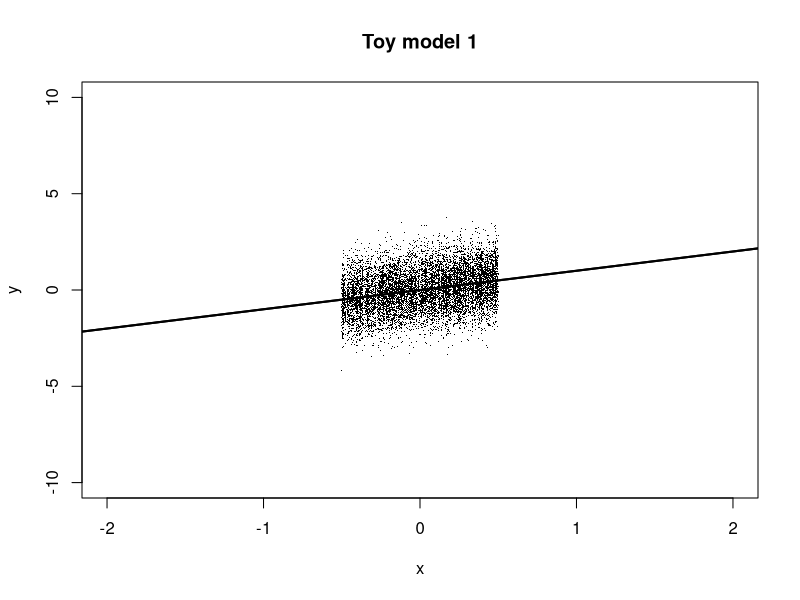

Here is the R script that generated this plot: (Note: a time limit stopped this script after it produced the figure.)
############
## Theory for mispecified
############


bt <- 1
ffun <- function(v) {
  bt * v
}
xs <- runif(1e6) - .5
ys <- ffun(xs)
sigma2_x <- 1
sigma2_eps <- 1
library(class)

pdf("paper/toy3c_plot.pdf")
xgrid <- seq(-3, 3, .01)
xs <- rep(runif(1000) - .5, each = 10)
ys <- ffun(xs) + rnorm(length(xs))
plot(xs, ys, xlab = "x", ylab = "y", pch = ".", cex = 1, xlim = c(-2, 2), ylim = c(-10, 10))
lines(xgrid, ffun(xgrid), lwd = 2)
title("Toy model 1")
abline(0, bt, lwd = 2)
dev.off()

## empirical misclassification rate
simulate <- function(al, k_cl, n_trials, seed = 0) {
  set.seed(seed)
  mrs <- numeric(n_trials)
  for (i in 1:n_trials) {
    xs <- 3 * (runif(k_cl) - .5)
    ys <- ffun(xs) + rnorm(k_cl, 0, sqrt(sigma2_eps))
    yhats <- xs * al
    te_cl <- knn(t(t(yhats)), t(t(ys)), 1:k_cl, k = 1)
    mr <- sum(te_cl != 1:k_cl)/k_cl
    mrs[i] <- mr
  }
  mrs 
}


bts <- seq(0.9, 1.1, 0.01)
bts

#mc2 <- sapply(bts, function(bt) mean(simulate(bt, 2, 1e4)))
mc3 <- sapply(bts, function(bt) mean(simulate(bt, 3, 1e5)))
#mc5 <- sapply(bts, function(bt) mean(simulate(bt, 5, 1e4)))
#mc10 <- sapply(bts, function(bt) mean(simulate(bt, 10, 1e4)))
mc20 <- sapply(bts, function(bt) mean(simulate(bt, 20, 1e5)))
mc40 <- sapply(bts, function(bt) mean(simulate(bt, 40, 1e3)))
#mc80 <- sapply(bts, function(bt) mean(simulate(bt, 80, 1e3)))
min3 <-bts[mc3 == min(mc3)]
min20 <-bts[mc20 == min(mc20)]
min40 <-bts[mc40 == min(mc40)]

min3

#min2 <-bts[mc3 == min(mc3)]

pdf("paper/toy3c_plot.pdf")
xgrid <- seq(-2, 2, .01)
xs <- 3 * rep(runif(1000) - .5, each = 10)
ys <- ffun(xs) + rnorm(length(xs))
plot(xs, ys, xlab = "x", ylab = "y", pch = ".", cex = 1, xlim = c(-2, 2), ylim = c(-4, 4))
#lines(xgrid, ffun(xgrid), lwd = 2)
title("Toy model 1: Uniform")
abline(0, bt, col = "blue", lty = 3, lwd = 2)
abline(0, min3, col = "red", lty = 2, lwd = 2)
abline(0, min20, col = "red", lty = 2, lwd = 3)
legend(1, -2.5, 
       c(expression(paste(x, beta)), 
         expression(paste(x, beta[3])), expression(paste(x, beta[20]))),
       lty = c(3, 2, 2), col = c("blue", "red", "red"),
       lwd = c(2, 2, 3))
dev.off()

min2 <-bts[mc2 == min(mc2)]
plot(bts, mc2, type = "o",
     ylim = c(0, 1), xlab = expression(hat(beta)), ylab = "Misclassification")
abline(v = min2, lty = 3, col = "red")


pdf("paper/toy3a_l3.pdf")
plot(bts, mc3, type = "o",
     ylim = c(0.3, 1), xlab = expression(hat(beta)), ylab = "Misclassification")
title("3 test classes")
#abline(v = bt0, lty = 3, col = "blue")
abline(v = min3, lty = 3, col = "red")
#text(bt0 + 0.5, 0.35, expression(hat(beta)[LS]), col = "blue", cex = 2)
text(min3 - 0.1, 0.35, expression(hat(beta)[3]), col = "red", cex = 2)
dev.off()

pdf("paper/toy3a_l20.pdf")
min20 <-bts[mc20 == min(mc20)]
plot(bts, mc20, type = "o",
     ylim = c(0.3, 1), xlab = expression(hat(beta)), ylab = "Misclassification")
title("20 test classes")
abline(v = bt0, lty = 3, col = "blue")
abline(v = min20, lty = 3, col = "red")
#text(0.5, 0.35, expression(hat(beta)[LS]), col = "blue", cex = 2)
text(min20 - 0.1, 0.35, expression(hat(beta)[20]), col = "red", cex = 2)
dev.off()




plot(bts, mc10, type = "o")
plot(bts, mc20, type = "o")

plot(bts, mc40, type = "o")
plot(bts, mc80, type = "o")

plot(bts, mc3, type = "o")
plot(bts, mc5, type = "o")
plot(bts, mc10, type = "o")
plot(bts, mc20, type = "o")

## loss functions


dels <- -100:100/100

pdf("paper/loss_se.pdf")
plot(dels, dels^2, ylab = "loss", xlab = expression(y-hat(y)), type = "l")
#title("Squared Error loss")
dev.off()

l2 <- 1-(1 - pnorm(sqrt(abs(dels))) + pnorm(-sqrt(abs(dels))))
l3 <- 1-(1 - pnorm(sqrt(abs(dels))) + pnorm(-sqrt(abs(dels))))^2
l5 <- 1-(1 - pnorm(sqrt(abs(dels))) + pnorm(-sqrt(abs(dels))))^4
l10 <- 1-(1 - pnorm(sqrt(abs(dels))) + pnorm(-sqrt(abs(dels))))^9
l20 <- 1-(1 - pnorm(sqrt(abs(dels))) + pnorm(-sqrt(abs(dels))))^19

pdf("paper/loss_2.pdf")
plot(dels, l2, ylab = "loss", xlab = expression(y-hat(y)), type = "l")
#title("Identification loss, L = 2")
dev.off()

pdf("paper/loss_3.pdf")
plot(dels, l3, ylab = "loss", xlab = expression(y-hat(y)), type = "l")
#title("Identification loss, L = 3")
dev.off()

pdf("paper/loss_10.pdf")
plot(dels, l10, ylab = "loss", xlab = expression(y-hat(y)), type = "l")
#title("Identification loss, L = 10")
dev.off()

pdf("paper/loss_20.pdf")
plot(dels, l20, ylab = "loss", xlab = expression(y-hat(y)), type = "l")
#title("Identification loss, L = 20")
dev.off()




xgrid <- seq(-3, 3, .01)
xs <- rep(rnorm(1000), each = 10)
ys <- ffun(xs) + rnorm(length(xs))

pdf("paper/plot_loss_sq.pdf")
plot(xs, ys, xlab = "", ylab = "", pch = ".", cex = 1, xlim = c(-2, 2), ylim = c(-10, 10), axes = FALSE)
#lines(xgrid, ffun(xgrid), lwd = 2)
#title("Toy model 2")
abline(0, bt0, col = "blue", lty = 3, lwd = 3)
dev.off()

pdf("paper/plot_loss_3.pdf")
plot(xs, ys, xlab = "", ylab = "", pch = ".", cex = 1, xlim = c(-2, 2), ylim = c(-10, 10), axes = FALSE)
#lines(xgrid, ffun(xgrid), lwd = 2)
#title("Toy model 2")
abline(0, min3, col = "red", lty = 2, lwd = 3)
dev.off()

pdf("paper/plot_loss_20.pdf")
plot(xs, ys, xlab = "", ylab = "", pch = ".", cex = 1, xlim = c(-2, 2), ylim = c(-10, 10), axes = FALSE)
#lines(xgrid, ffun(xgrid), lwd = 2)
#title("Toy model 2")
abline(0, min20, col = "red", lty = 2, lwd = 3)
dev.off()
